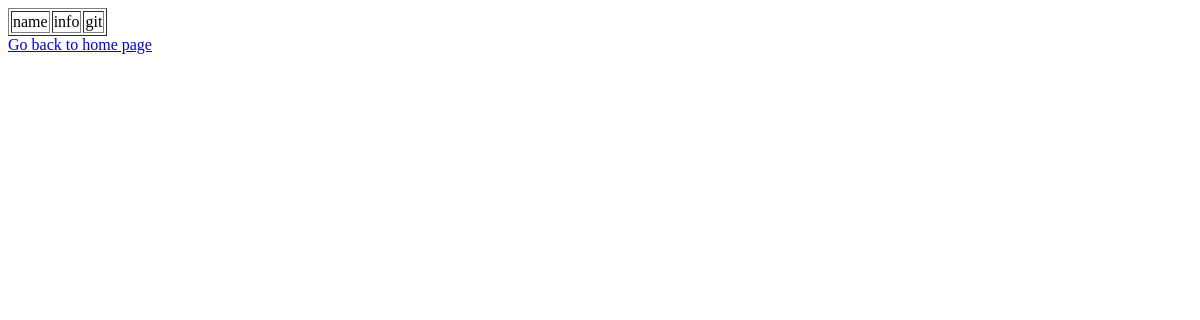
/list, run on an earlier commit of the app's database.
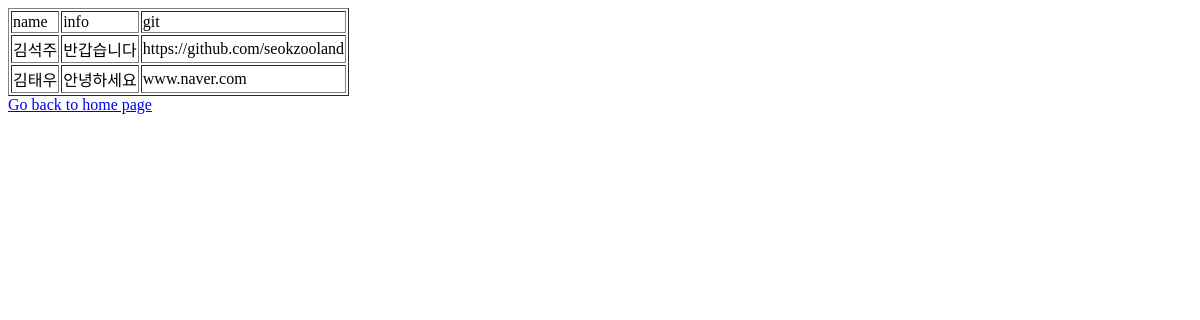
And on a later commit of the database.
### tables this page shows
CREATE TABLE portfolio (name TEXT, info TEXT, git TEXT);

### app.py (the view)
@app.route('/list')
def list():
    con = sql.connect("database.db")
    con.row_factory = sql.Row
    cur = con.cursor()
    cur.execute("select * from portfolio ")
    rows = cur.fetchall()
    return render_template("sqlite_list.html", rows=rows)

### templates/sqlite_list.html
<!DOCTYPE html>
<html>
  <body>
    <table border="1">
      <thead>
        <td>name</td>
        <td>info</td>
        <td>git</td>
      </thead>
      {% for row in rows %}
      <tr>
        <td>{{row["name"]}}</td>
        <td>{{ row["info"]}}</td>
        <td>{{row['git']}}</td>
      </tr>
      {% endfor %}
    </table>
    <a href="/">Go back to home page</a>
  </body>
</html>

What changed in the data, as far as the page shows it:
added portfolio: name "김석주", info "반갑습니다", git "https://github.com/seokzooland"
added portfolio: name "김태우", info "안녕하세요", git "www.naver.com"
